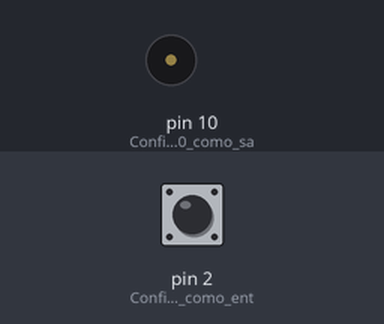
A sketch run on a simulated Arduino Uno, built with avr-gcc and run on an emulated ATmega328P. On the bench: buzzer (waves = sounding). Inputs (shaded band) come from the test bench; at power-on: pin 2 (Configurar_pin_2_como_ent) HIGH.

Above: at 1.2 s.
1.3 s: pin 2 (Configurar_pin_2_como_ent) pulled LOW for 0.15 s
At 5.2 s:
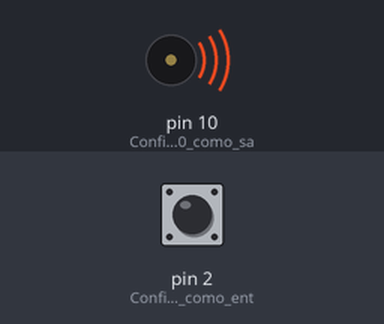
Timing chart, 0 to 7.9 s (numbered marks = the images above; inputs shaded):
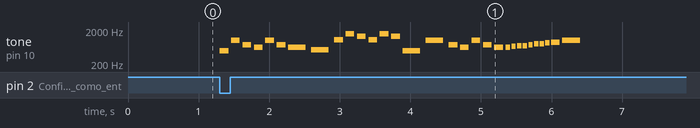

The sketch:

Brayan_Yahir_Fer.ino.ino
```cpp
// Definiciones de frecuencias de notas (contenido de pitches.h)
#define NOTE_B0  31
#define NOTE_C1  33
#define NOTE_CS1 35
#define NOTE_D1  37
#define NOTE_DS1 39
#define NOTE_E1  41
#define NOTE_F1  44
#define NOTE_FS1 46
#define NOTE_G1  49
#define NOTE_GS1 52
#define NOTE_A1  55
#define NOTE_AS1 58
#define NOTE_B1  62
#define NOTE_C2  65
#define NOTE_CS2 69
#define NOTE_D2  73
#define NOTE_DS2 78
#define NOTE_E2  82
#define NOTE_F2  87
#define NOTE_FS2 93
#define NOTE_G2  98
#define NOTE_GS2 104
#define NOTE_A2  110
#define NOTE_AS2 117
#define NOTE_B2  123
#define NOTE_C3  131
#define NOTE_CS3 139
#define NOTE_D3  147
#define NOTE_DS3 156
#define NOTE_E3  165
#define NOTE_F3  175
#define NOTE_FS3 185
#define NOTE_G3  196
#define NOTE_GS3 208
#define NOTE_A3  220
#define NOTE_AS3 233
#define NOTE_B3  247
#define NOTE_C4  262
#define NOTE_CS4 277
#define NOTE_D4  294
#define NOTE_DS4 311
#define NOTE_E4  330
#define NOTE_F4  349
#define NOTE_FS4 370
#define NOTE_G4  392
#define NOTE_GS4 415
#define NOTE_A4  440
#define NOTE_AS4 466
#define NOTE_B4  494
#define NOTE_C5  523
#define NOTE_CS5 554
#define NOTE_D5  587
#define NOTE_DS5 622
#define NOTE_E5  659
#define NOTE_F5  698
#define NOTE_FS5 740
#define NOTE_G5  784
#define NOTE_GS5 831
#define NOTE_A5  880
#define NOTE_AS5 932
#define NOTE_B5  988
#define NOTE_C6  1047
#define NOTE_CS6 1109
#define NOTE_D6  1175
#define NOTE_DS6 1245
#define NOTE_E6  1319
#define NOTE_F6  1397
#define NOTE_FS6 1480
#define NOTE_G6  1568
#define NOTE_GS6 1661
#define NOTE_A6  1760
#define NOTE_AS6 1865
#define NOTE_B6  1976
#define NOTE_C7  2093
#define NOTE_CS7 2217
#define NOTE_D7  2349
#define NOTE_DS7 2489
#define NOTE_E7  2637
#define NOTE_F7  2794
#define NOTE_FS7 2960
#define NOTE_G7  3136
#define NOTE_GS7 3322
#define NOTE_A7  3520
#define NOTE_AS7 3729
#define NOTE_B7  3951
#define NOTE_C8  4186
#define NOTE_CS8 4435
#define NOTE_D8  4699
#define NOTE_DS8 4978

void setup() {
  pinMode(2, INPUT_PULLUP); // Configurar pin 2 como entrada con resistencia pull-up.
  pinMode(10, OUTPUT);      // Configurar pin 10 como salida.
}

unsigned long intervalo1 = 100;   // Intervalo para el debounce del pulsador.
unsigned long intervalo2 = 1000;  // Intervalo inicial entre notas.
unsigned long tiempoantes1 = 0;   // Tiempo previo para el debounce.
unsigned long tiempoantes2 = 0;   // Tiempo previo para manejar las notas.

int contador = 0;                 // Contador para el estado del pulsador.
int c = 0;                        // Índice para las notas de la melodía 2.
int d = 0;                        // Índice para las notas de la melodía 1.

int estado_pulsador = 0;          // Estado actual del pulsador.
int estado_anterior = 1;          // Estado previo del pulsador.

int melodia1[] = {
  NOTE_C4, NOTE_C4, NOTE_D4, NOTE_C4, NOTE_F4, NOTE_E4, NOTE_C4, NOTE_C4, NOTE_D4, NOTE_C4,
  NOTE_G4, NOTE_F4, NOTE_C4, NOTE_C4, NOTE_C5, NOTE_A4, NOTE_F4, NOTE_E4, NOTE_D4, NOTE_AS4,
  NOTE_AS4, NOTE_A4, NOTE_F4, NOTE_G4, NOTE_F4
};

int melodia2[] = {
  NOTE_B4, NOTE_B5, NOTE_FS5, NOTE_DS5, NOTE_B5, NOTE_FS5, NOTE_DS5, NOTE_C5, NOTE_C6, NOTE_G6,
  NOTE_E6, NOTE_C6, NOTE_G6, NOTE_E6, NOTE_B4, NOTE_B5, NOTE_FS5, NOTE_DS5, NOTE_B5, NOTE_FS5,
  NOTE_DS5, NOTE_DS5, NOTE_E5, NOTE_F5, NOTE_F5, NOTE_FS5, NOTE_G5, NOTE_G5, NOTE_GS5, NOTE_A5, NOTE_B5
};

int duracion_nota1[] = { 8, 8, 4, 4, 4, 2, 8, 8, 4, 4, 4, 2, 8, 8, 4, 4, 4, 4, 4, 8, 8, 4, 4, 4, 2 };
int duracion_nota2[] = { 8, 8, 8, 8, 8, 8, 4, 4, 8, 8, 8, 8, 8, 8, 4, 4, 8, 8, 8, 8, 8, 16, 16, 16, 16, 16, 16, 16, 16, 8, 4 };

void loop() {
  estado_pulsador = digitalRead(2); // Leer el estado del pulsador.
  unsigned long tiempodespues = millis();

  // Debounce del pulsador.
  if (estado_pulsador != estado_anterior && (tiempodespues - tiempoantes1 >= intervalo1)) {
    if (estado_pulsador == LOW) {
      contador++;  // Incrementar el contador en cada pulsación.
    }
    tiempoantes1 = tiempodespues;
  }

  estado_anterior = estado_pulsador;

  // Reproducir la melodía 2 cuando el contador sea 1.
  if (contador == 1 && c < 31) {
    if (tiempodespues - tiempoantes2 >= intervalo2) {
      int duracion = 1000 / duracion_nota2[c];
      tone(10, melodia2[c], duracion);
      intervalo2 = duracion * 1.3;
      c++;
      tiempoantes2 = tiempodespues;
    }
  }

  // Reproducir la melodía 1 cuando el contador sea 2.
  if (contador == 2 && d < 25) {
    if (tiempodespues - tiempoantes2 >= intervalo2) {
      int duracion = 1000 / duracion_nota1[d];
      tone(10, melodia1[d], duracion);
      intervalo2 = duracion * 1.3;
      d++;
      tiempoantes2 = tiempodespues;
    }
  }

  // Reiniciar los valores cuando el contador alcance 3.
  if (contador == 3) {
    contador = 0;
    c = 0;
    d = 0;
    noTone(10);
  }
}
```

Measured:
- after the input at 1.3 s, tone on pin 10 (Configurar_pin_10_como_sa): plays 494 Hz for 0.13 s, 988 Hz for 0.13 s, 740 Hz for 0.13 s, 622 Hz for 0.13 s, 988 Hz for 0.13 s, 740 Hz for 0.13 s … (31 notes in this stretch), starting at once
